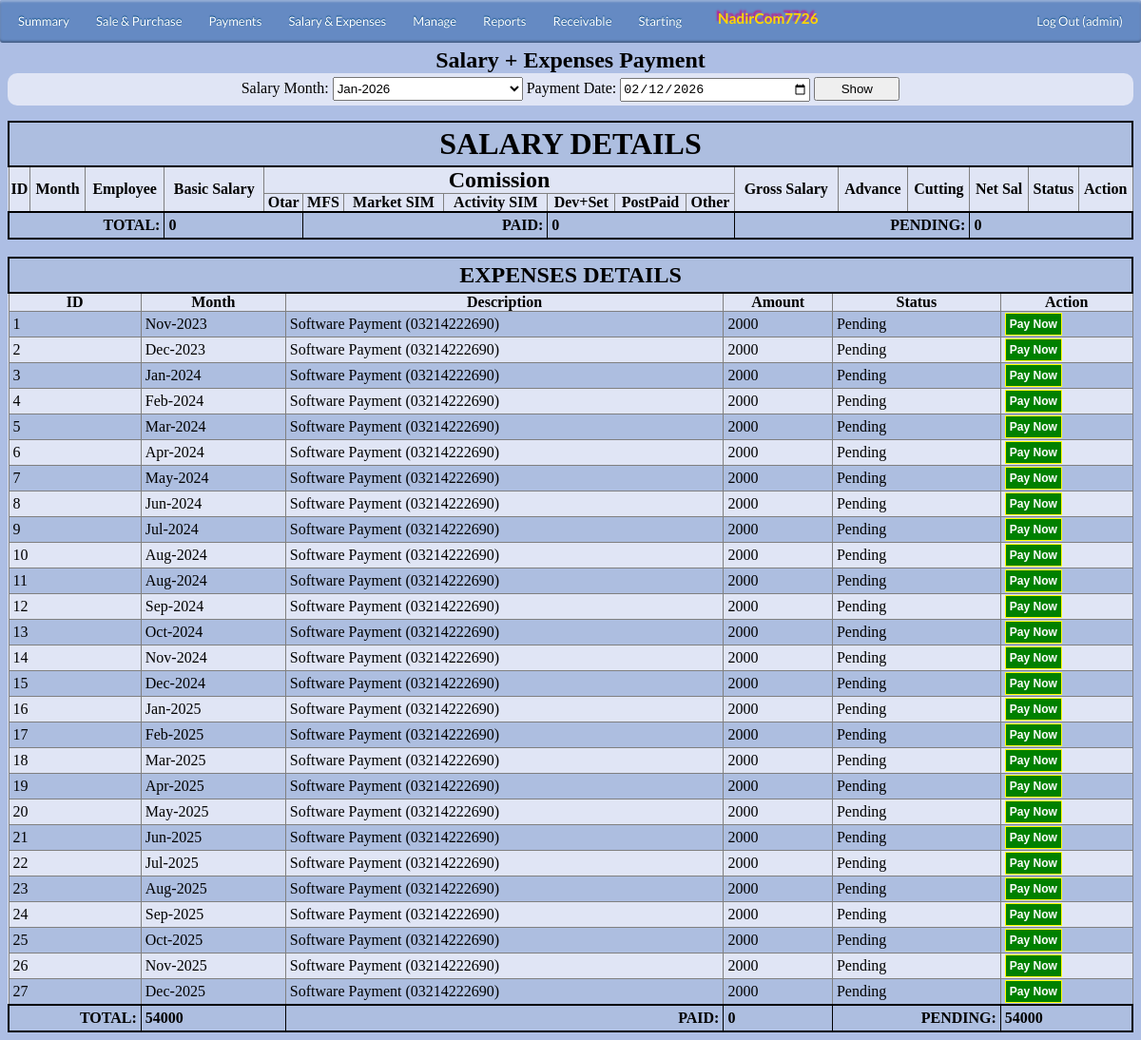
The page /admin/paysalary.php (signed in) on the database its author committed.
### tables this page shows
CREATE TABLE `config` (
  `id` int(11) NOT NULL,
  `name` varchar(50) DEFAULT NULL,
  `customName` varchar(100) DEFAULT NULL
);

CREATE TABLE `dueexp` (
  `id` int(11) NOT NULL,
  `expMonth` varchar(20) DEFAULT NULL,
  `expDate` date DEFAULT NULL,
  `type` varchar(30) DEFAULT NULL,
  `description` varchar(100) DEFAULT NULL,
  `amnt` int(11) DEFAULT NULL,
  `status` varchar(50) DEFAULT NULL
);

### admin/includes/globalvar.php (called while the page is built, shortened)
<?php
include_once('dbcon.php');
$qry = mysqli_query($con,"SELECT customName FROM config WHERE name='organization';") or die(mysqli_error());
$Data=mysqli_fetch_assoc($qry);
$childOrganization=$Data['customName'];
?>

### admin/includes/variables.php (called while the page is built, shortened)
<?php
include_once('dbcon.php');
include_once('globalvar.php');
		$currentActiveUser=$_SESSION['login_user'];
?>

### admin/paysalary.php (the view, shortened to what this page needs)
<?php
include_once('includes/variables.php');
include_once('includes/globalvar.php');
		$Qury1="SELECT * FROM dueexp WHERE status='Pending'";
?>
<head>
			<?php
			include_once('includes/navbar.php');
			?>
			</head>
	<div class="container" align="center" style="border: solid Red 0px;">
							<center>
								<caption> <h2>Salary + Expenses Payment</h2></caption>
							</center>
							<div  style="border: solid black 0px; ">
											<form  action="" method="POST">
													<table cellpadding="0" cellspacing="0" border="0" class="table" id="headTable" >
														<tr>
																	<td style="text-align: Center;">
																		Salary Month:
																			<select name="salMonthSelect" id="sBox">
																					<?php
																						$year  = date('Y');
																						$month = date('m');
																						$date = mktime( 0, 0, 0, $month, 1, $year );
																						echo "<option selected>". strftime( '%b-%Y', strtotime( '-1 month', $date ) ) ."</option>";
																					?>
																			</select>
																		Payment Date:
																			<?php
																			if (isset($_POST['Showsalary']))
																				$strDate1=$_POST['txtDate'];
																			else
																				$strDate1= date('Y-m-d');
																			echo "<input type=\"date\" value= \"$strDate1\"  name=\"txtDate\" id=\"tBox\" >";
																			?>
										 								<input type="submit"  value="Show" name="Showsalary" id="Btn">
																	</td>
																</tr>
													</table>
											</form>
							</div>
							<table cellpadding="0" cellspacing="0" border="1" class="" id="dbResult">
								<thead>
									<tr style="border: solid black 2px;"  >
									<td colspan="17" style="text-align: Center;" > <h1> SALARY DETAILS </h1> </td>
									</tr>
									<tr>
										<th rowspan="2">ID</th>
										<th rowspan="2">Month</th>
										<th rowspan="2">Employee</th>
										<th rowspan="2">Basic Salary</th>
										<th colspan="7" style="text-align: Center;" > <h2> Comission</h2> </th>
										<th rowspan="2">Gross Salary</th>
										<th rowspan="2">Advance</th>
										<th rowspan="2">Cutting</th>
										<th rowspan="2">Net Sal</th>
										<th rowspan="2">Status</th>
										<th rowspan="2">Action</th>
									</tr>
									<tr>
										<th>Otar</th>
										<th>MFS</th>
										<th>Market SIM</th>
										<th>Activity SIM</th>
										<th>Dev+Set</th>
										<th>PostPaid</th>
										<th>Other</th>
									</tr>
								</thead>
													<?php
													$AmntSum=0; $AmntPaid=0;
																?>
											<tfoot >
								<tr style="border: solid black 2px;"  >
								<td colspan="3" style="text-align: Right;" > <b> TOTAL: </b></td>
								<td colspan="2" style="text-align: Left;" > <b><?php echo $AmntSum;?></b></td>
								<td colspan="3" style="text-align: Right;" > <b> PAID: </b></td>
								<td colspan="3" style="text-align: Left;" > <b><?php echo $AmntPaid;?></b></td>
								<td colspan="3" style="text-align: Right;" > <b> PENDING: </b></td>
								<td colspan="3" style="text-align: Left;" > <b><?php echo $AmntSum-$AmntPaid;?></b></td>
								</tr>
								</tfoot>
							</table>
					<br>
							<table cellpadding="0" cellspacing="0" border="1" class="" id="dbResult">
								<thead>
									<tr style="border: solid black 2px;"  >
									<td colspan="6" style="text-align: Center;" > <h2> EXPENSES DETAILS </h2> </td>
									</tr>
									<tr>
										<th>ID</th>
										<th>Month</th>
										<th>Description</th>
										<th>Amount</th>
										<th>Status</th>
										<th>Action</th>
									</tr>
								</thead>
											<tbody>
													<?php
													$AmntSum2=0; $AmntPaid2=0;
															$sql2 = mysqli_query($con,"$Qury1")or die(mysqli_query());
															WHILE($Data2=mysqli_fetch_array($sql2))
															{
																		$id2 = $Data2['id'];
																?>
																	<tr>
																		<td><?php echo $Data2['id']; ?></td>
																		<td><?php echo $Data2['expMonth']; ?></td>
																		<td><?php echo $Data2['description']; ?></td>
																		<td><?php echo $Data2['amnt']; ?></td>
																		<td><?php echo $Data2['status']; ?></td>
																<?php
																if ($Data2['status']=="Pending")
																	{
																		$dt2= date("d-m-Y", strtotime($strDate1));
																		$amnt2=$Data2['amnt'];
																echo "<td><a onClick=\"javascript: return confirm('Please confirm Payment');\" href=\"edit/payexp.php?ID=".$id2."&dt=".$dt2."&amnt=".$amnt2."\" id=\"LinkBtnEdit\">Pay Now</a></td>";
																echo "</tr>";
																	}
																else
																{
																	echo "</tr>";
																	$AmntPaid2=$AmntPaid2+$Data2['amnt'];
																}
																$AmntSum2=$AmntSum2+$Data2['amnt'];
															}
													?>
											</tbody>
											<tfoot >
								<tr style="border: solid black 2px;"  >
								<td colspan="1" style="text-align: Right;" > <b> TOTAL: </b></td>
								<td colspan="1" style="text-align: Left;" > <b><?php echo $AmntSum2;?></b></td>
								<td colspan="1" style="text-align: Right;" > <b> PAID: </b></td>
								<td colspan="1" style="text-align: Left;" > <b><?php echo $AmntPaid2;?></b></td>
								<td colspan="1" style="text-align: Right;" > <b> PENDING: </b></td>
								<td colspan="1" style="text-align: Left;" > <b><?php echo $AmntSum2-$AmntPaid2;?></b></td>
								</tr>
								</tfoot>
							</table>
	</div>

### admin/includes/navbar.php (shortened to what this page needs)
<div id='cssmenu'>
	<ul>
		<li><a href='summary.php'><span>Summary</span></a>
		</li>
		<li><a href='#'><span>Sale & Purchase</span></a>
		</li>
		<li class='active has-sub'><a href='#'><span>Payments</span></a>
		</li>
		<li><a href='#'><span>Salary & Expenses</span></a>
		</li>
		<li class='active has-sub'><a href='#'><span>Manage</span></a>
		</li>
		<li class='active has-sub'><a href='#'><span>Reports</span></a>
		</li>
		<li class='active has-sub'><a href='#'><span>Receivable</span></a>
		</li>
		<li class='active has-sub'><a href='#'><span>Starting</span></a>
		</li>
		<li style="float:left">
			<h3> <?php echo $childOrganization?></h3>
		</li>
		<li style="float:right"><a href="../logout.php"> Log Out (<?php echo $currentActiveUser; ?>)</a></li>
	</ul>
</div>

### rows shown on the page
config: customName "NadirCom7726"
dueexp: id "1", expMonth "Nov-2023", description "Software Payment (03214222690)", amnt "2000", status "Pending"
dueexp: id "2", expMonth "Dec-2023", description "Software Payment (03214222690)", amnt "2000", status "Pending"
dueexp: id "3", expMonth "Jan-2024", description "Software Payment (03214222690)", amnt "2000", status "Pending"
dueexp: id "4", expMonth "Feb-2024", description "Software Payment (03214222690)", amnt "2000", status "Pending"
dueexp: id "5", expMonth "Mar-2024", description "Software Payment (03214222690)", amnt "2000", status "Pending"
dueexp: id "6", expMonth "Apr-2024", description "Software Payment (03214222690)", amnt "2000", status "Pending"
dueexp: id "7", expMonth "May-2024", description "Software Payment (03214222690)", amnt "2000", status "Pending"
dueexp: id "8", expMonth "Jun-2024", description "Software Payment (03214222690)", amnt "2000", status "Pending"
dueexp: id "9", expMonth "Jul-2024", description "Software Payment (03214222690)", amnt "2000", status "Pending"
dueexp: id "10", expMonth "Aug-2024", description "Software Payment (03214222690)", amnt "2000", status "Pending"
dueexp: id "11", expMonth "Aug-2024", description "Software Payment (03214222690)", amnt "2000", status "Pending"
dueexp: id "12", expMonth "Sep-2024", description "Software Payment (03214222690)", amnt "2000", status "Pending"
dueexp: id "13", expMonth "Oct-2024", description "Software Payment (03214222690)", amnt "2000", status "Pending"
dueexp: id "14", expMonth "Nov-2024", description "Software Payment (03214222690)", amnt "2000", status "Pending"
dueexp: id "15", expMonth "Dec-2024", description "Software Payment (03214222690)", amnt "2000", status "Pending"
dueexp: id "16", expMonth "Jan-2025", description "Software Payment (03214222690)", amnt "2000", status "Pending"
dueexp: id "17", expMonth "Feb-2025", description "Software Payment (03214222690)", amnt "2000", status "Pending"
dueexp: id "18", expMonth "Mar-2025", description "Software Payment (03214222690)", amnt "2000", status "Pending"
dueexp: id "19", expMonth "Apr-2025", description "Software Payment (03214222690)", amnt "2000", status "Pending"
dueexp: id "20", expMonth "May-2025", description "Software Payment (03214222690)", amnt "2000", status "Pending"
dueexp: id "21", expMonth "Jun-2025", description "Software Payment (03214222690)", amnt "2000", status "Pending"
dueexp: id "22", expMonth "Jul-2025", description "Software Payment (03214222690)", amnt "2000", status "Pending"
dueexp: id "23", expMonth "Aug-2025", description "Software Payment (03214222690)", amnt "2000", status "Pending"
dueexp: id "24", expMonth "Sep-2025", description "Software Payment (03214222690)", amnt "2000", status "Pending"
dueexp: id "25", expMonth "Oct-2025", description "Software Payment (03214222690)", amnt "2000", status "Pending"
dueexp: id "26", expMonth "Nov-2025", description "Software Payment (03214222690)", amnt "2000", status "Pending"
dueexp: id "27", expMonth "Dec-2025", description "Software Payment (03214222690)", amnt "2000", status "Pending"

### other values the page prints
$currentActiveUser "admin"
$AmntSum "0"
$AmntPaid "0"
$AmntSum-$AmntPaid "0"
$AmntSum2 "54000"
$AmntPaid2 "0"
$AmntSum2-$AmntPaid2 "54000"
form field salMonthSelect "Jan-2026"
